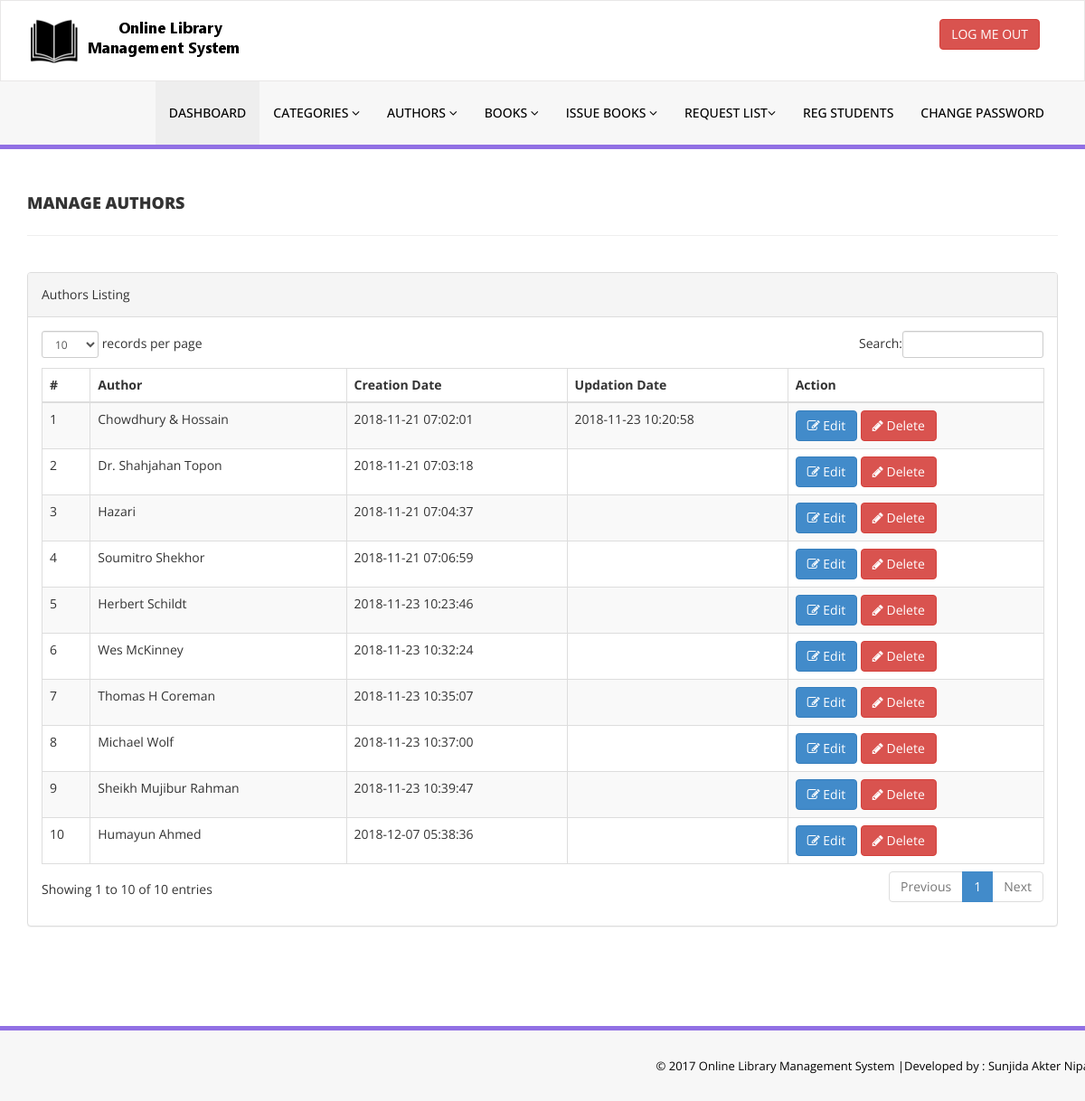
Screenshot of /admin/manage-authors.php (signed in) with the database file from the repository.
### tables this page shows
CREATE TABLE IF NOT EXISTS `tblauthors` (
  `id` int(11) NOT NULL AUTO_INCREMENT,
  `AuthorName` varchar(159) DEFAULT NULL,
  `creationDate` timestamp NULL DEFAULT CURRENT_TIMESTAMP,
  `UpdationDate` timestamp NULL DEFAULT NULL ON UPDATE CURRENT_TIMESTAMP,
  PRIMARY KEY (`id`)
);

### admin/manage-authors.php (the view, shortened to what this page needs)
<?php
include('includes/config.php');
if(strlen($_SESSION['alogin'])==0)
    {
header('location:index.php');
}
else{
    ?>
<!DOCTYPE html>
<html xmlns="http://www.w3.org/1999/xhtml">
<head>
    <link href="assets/css/bootstrap.css" rel="stylesheet" />
    <link href="assets/css/font-awesome.css" rel="stylesheet" />
    <link href="assets/js/dataTables/dataTables.bootstrap.css" rel="stylesheet" />
    <link href="assets/css/style.css" rel="stylesheet" />
</head>
<body>
<?php include('includes/header.php');?>
    <div class="content-wrapper">
         <div class="container">
        <div class="row pad-botm">
            <div class="col-md-12">
                <h4 class="header-line">Manage Authors</h4>
    </div>
     <div class="row">
</div>
        </div>
            <div class="row">
                <div class="col-md-12">
                    <div class="panel panel-default">
                        <div class="panel-heading">
                           Authors Listing
                        </div>
                        <div class="panel-body">
                            <div class="table-responsive">
                                <table class="table table-striped table-bordered table-hover" id="dataTables-example">
                                    <thead>
                                        <tr>
                                            <th>#</th>
                                            <th>Author</th>
                                            <th>Creation Date</th>
                                            <th>Updation Date</th>
                                            <th>Action</th>
                                        </tr>
                                    </thead>
                                    <tbody>
<?php $sql = "SELECT * from  tblauthors";
$query = $dbh -> prepare($sql);
$query->execute();
$results=$query->fetchAll(PDO::FETCH_OBJ);
$cnt=1;
if($query->rowCount() > 0)
{
foreach($results as $result)
{               ?>
                                        <tr class="odd gradeX">
                                            <td class="center"><?php echo htmlentities($cnt);?></td>
                                            <td class="center"><?php echo htmlentities($result->AuthorName);?></td>
                                            <td class="center"><?php echo htmlentities($result->creationDate);?></td>
                                            <td class="center"><?php echo htmlentities($result->UpdationDate);?></td>
                                            <td class="center">
                                            <a href="edit-author.php?athrid=<?php echo htmlentities($result->id);?>">
                                                <button class="btn btn-primary"><i class="fa fa-edit "></i> Edit</button>
                                          <a href="manage-authors.php?del=<?php echo htmlentities($result->id);?>" onclick="return confirm('Are you sure you want to delete?');"" >  <button class="btn btn-danger"><i class="fa fa-pencil"></i> Delete</button>
                                            </td>
                                        </tr>
 <?php $cnt=$cnt+1;}} ?>
                                    </tbody>
                                </table>
                            </div>
                        </div>
                    </div>
                </div>
            </div>
    </div>
    </div>
  <?php include('includes/footer.php');?>
</body>
</html>
<?php } ?>

### admin/includes/header.php (shortened to what this page needs)
<div class="navbar navbar-inverse set-radius-zero" >
        <div class="container">
            <div class="navbar-header">
                <a class="navbar-brand">
                    <img src="assets/img/logo.png" />
                </a>
            </div>
            <div class="right-div">
                <a href="logout.php" class="btn btn-danger pull-right">LOG ME OUT</a>
            </div>
        </div>
    </div>
    <section class="menu-section">
        <div class="container">
            <div class="row ">
                <div class="col-md-12">
                    <div class="navbar-collapse collapse ">
                        <ul id="menu-top" class="nav navbar-nav navbar-right">
                            <li><a href="dashboard.php" class="menu-top-active">DASHBOARD</a></li>
                            <li>
                                <a href="#" class="dropdown-toggle" id="ddlmenuItem" data-toggle="dropdown"> Categories <i class="fa fa-angle-down"></i></a>
                            </li>
                            <li>
                                <a href="#" class="dropdown-toggle" id="ddlmenuItem" data-toggle="dropdown"> Authors <i class="fa fa-angle-down"></i></a>
                            </li>
 <li>
                                <a href="#" class="dropdown-toggle" id="ddlmenuItem" data-toggle="dropdown"> Books <i class="fa fa-angle-down"></i></a>
                            </li>
                           <li>
                                <a href="#" class="dropdown-toggle" id="ddlmenuItem" data-toggle="dropdown"> Issue Books <i class="fa fa-angle-down"></i></a>
                            </li>
                            <li>
                                <a href="#" class="dropdown-toggle" id="ddlmenuItem" data-toggle="dropdown">Request List<i class="fa fa-angle-down"></i></a>
                            </li>
                             <li><a href="reg-students.php">Reg Students</a></li>
  <li><a href="change-password.php">Change Password</a></li>
                        </ul>
                    </div>
                </div>
            </div>
        </div>
    </section>

### admin/includes/footer.php
<section class="footer-section">
     <div class="container">
         <div class="row">
             <div class="col-md-12">
                &copy; 2017 Online Library Management System |Developed by : Sunjida Akter Nipa
             </div>
         </div>
     </div>
 </section>

### admin/assets/css/style.css (style rules this page uses)
.set-radius-zero { border-radius:0px; -moz-border-radius:0px; -webkit-border-radius:0px; }
.content-wrapper { margin-top: 40px; min-height:800px; padding-bottom:90px; }
.header-line { font-weight:900; padding-bottom:25px; border-bottom:1px solid #eeeeee; text-transform:uppercase; }
.pad-botm { padding-bottom:30px; }
.right-div { float: right; padding: 20px; }
#menu-top a { color:#000; text-decoration:none; font-weight:500; padding: 25px 15px 25px 15px; text-transform:uppercase; }
.menu-section { background-color: #f7f7f7; border-bottom:5px solid #9170E4; width:100% }
.menu-top-active { background-color:#eeeeee; }
.navbar-inverse { background-color: #FFF; border-color: rgba(155, 153, 153, 0.23); }
.navbar { min-height: 90px; margin-bottom: 0px; }
.footer-section { padding:25px 50px 25px 50px; color:#000; font-size:13px; background-color: #f7f7f7; text-align:right; border-top:5px solid #9170E4; }

### rows the page displays
tblauthors: AuthorName "Chowdhury & Hossain", creationDate "2018-11-21 07:02:01", UpdationDate "2018-11-23 10:20:58"
tblauthors: AuthorName "Dr. Shahjahan Topon", creationDate "2018-11-21 07:03:18"
tblauthors: AuthorName "Hazari", creationDate "2018-11-21 07:04:37"
tblauthors: AuthorName "Soumitro Shekhor", creationDate "2018-11-21 07:06:59"
tblauthors: AuthorName "Herbert Schildt", creationDate "2018-11-23 10:23:46"
tblauthors: AuthorName "Wes McKinney", creationDate "2018-11-23 10:32:24"
tblauthors: AuthorName "Thomas H Coreman", creationDate "2018-11-23 10:35:07"
tblauthors: AuthorName "Michael Wolf", creationDate "2018-11-23 10:37:00"
tblauthors: AuthorName "Sheikh Mujibur Rahman", creationDate "2018-11-23 10:39:47"
tblauthors: AuthorName "Humayun Ahmed", creationDate "2018-12-07 05:38:36"
